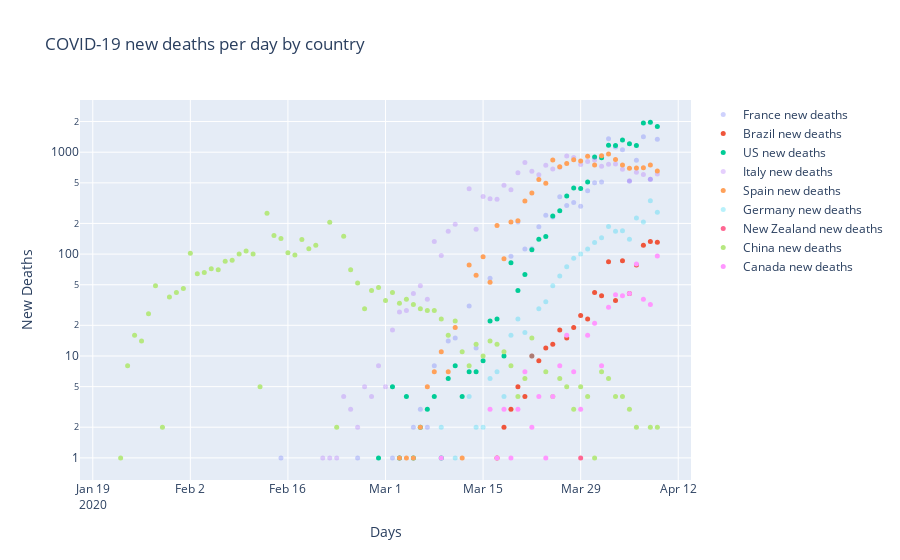

Notebook code cell kept with this figure:
### Code cell
fignd = go.Figure(series)
fignd.update_layout(title_text='COVID-19 new deaths per day by country')
fignd.update_xaxes(title_text='Days')
fignd.update_yaxes(title_text='New Deaths', type='log')
#py.iplot(fignd, file='covid-19.html', auto_open=False)
fignd.show()
